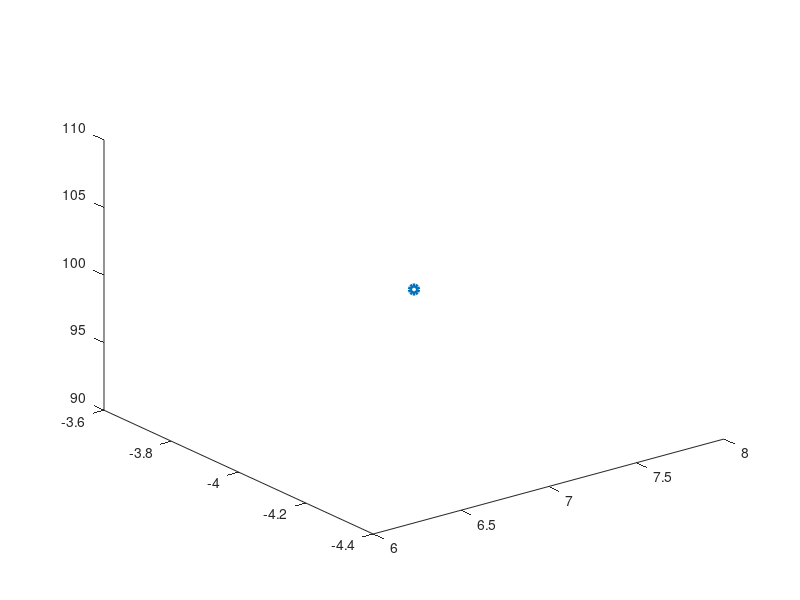

The MATLAB script that drew this image: (Note: this script raises an error after producing the figure.)
%this integration test script will test some 3D TDoA cases.

%% Equilateral triangle point is at the exact center of plane.
X=10;
x=7; %receiver location
y=-4; %receiver location
z=100;
R1=[0,0,0];
R2=[X,0,0.05];
R3=[X/2,X/2*sqrt(3),0.1];
R4=[X/2,-X/2*sqrt(3),-0.1];
expected=[x y z];

d1=sqrt((R1(1)-x)^2+(R1(2)-y)^2+(R1(3)-z)^2);
d2=sqrt((R2(1)-x)^2+(R2(2)-y)^2+(R2(3)-z)^2);
d3=sqrt((R3(1)-x)^2+(R3(2)-y)^2+(R3(3)-z)^2);
d4=sqrt((R4(1)-x)^2+(R4(2)-y)^2+(R4(3)-z)^2);

% distanceDiffs=abs([0 d1-d2 d1-d3 d1-d4; 0 0 d2-d3 d2-d4; 0 0 0 d3-d4; 0 0 0 0]);
distanceDiffs=abs([0 d1-d2 d1-d3; 0 0 d2-d3; 0 0 0]);

figure()
plot3(x,y,z,'o','linewidth',3);
hold on
location=TDoA([R1;R2;R3],distanceDiffs);
AssertToleranceMatrix(expected,location,0.001);

%% 
% clearvars
% figure()
% start=-100;
% stop=100;
% step=1;
% [x,y,z]=meshgrid(start:step:stop,start:step:stop,start:step:stop);
% V=sqrt(x.^2+y.^2+z.^2)-sqrt((x-10).^2+y.^2+z.^2);
% fv=isosurface(x,y,z,V,(sqrt(10065)-sqrt(10025)));
% p=patch(fv); % This is the key step. It involves getting the part of the volume corresponding to the surface defined by the equation
% set(p,'FaceColor','red','EdgeColor','none');
% daspect([1 1 1])
% view(3);
% camlight
%%
clearvars
syms x y z
Eqn1=sqrt(x^2+y^2+z^2)-sqrt((x-10)^2+y^2+z^2)-(sqrt(10065)-sqrt(10025));
figure()
fimplicit3(Eqn1,[-100 100 -100 100 -100 100])
% clearvars
% % figure()
% step=2;
% x=-100:step:100;
% x=repmat(x,[length(x) 1]);
% y=(-100:step:100)';
% y=repmat(y,[1 length(y)]);
% z=zeros(length(y),length(y));
% 
% for i=1:length(y)
%     for j=1:length(y)
%         z(i,j)=eq1(x(i,j),y(i,j));
%         z2(i,j)=eq2(x(i,j),y(i,j));
%     end
% end
% 
% figure()
% surf(x,y,real(z))
% hold on
% surf(x,y,real(z2))
% 
% %% 
% % syms x y
% % Eqn1=sqrt(x^2+y^2)-sqrt((x-10)^2+y^2)-(sqrt(65)-sqrt(25));
% % Eqn2=x^2-y^2-1;
% figure()
% x=-100:step:100;
% y=zeros(1,length(x));
% y2=zeros(1,length(x));
% for i=1:length(x)
%     y(i)=eq3(x(i));
%     y2(i)=eq3(x(i));
% end
% plot(x,y)
% hold on
% plot(x,y2)
% 
% 
% % fimplicit3(Eqn);
% function out=eq1(x,y)
% %     out=sqrt(x^2+y^2+z^2)-sqrt((x-10)^2+y^2+z^2)-(sqrt(10065)-sqrt(10025));
% 
% %  out=-0.5*(- 3.9914429098230409335948794802614*x^2 + 39.914429098230409335948794802614*x - 4.0*y^2 + 46545.075992287379074203123566807)^(1/2);
%  out= 0.5*(- 3.9914429098230409335948794802614*x^2 + 39.914429098230409335948794802614*x - 4.0*y^2 + 46545.075992287379074203123566807)^(1/2);
% 
% end
% 
% % fimplicit3(Eqn);
% function out=eq2(x,y)
% %     out=sqrt(x^2+y^2+z^2)-sqrt((x-10)^2+y^2+z^2)-(sqrt(10065)-sqrt(10025));
% 
%  out=-0.5*(- 3.9914429098230409335948794802614*x^2 + 39.914429098230409335948794802614*x - 4.0*y^2 + 46545.075992287379074203123566807)^(1/2);
% %  out= 0.5*(- 3.9914429098230409335948794802614*x^2 + 39.914429098230409335948794802614*x - 4.0*y^2 + 46545.075992287379074203123566807)^(1/2);
% 
% end
% 
% function out=eq3(x)
% out=  0.5*(0.0000000000000000000000000078064452122133773877786138087918*(70368744177664.0*x - 459587336936365.0)*(70368744177664.0*x - 244100104840275.0))^(1/2);
% 
% end
% 
% function out=eq4(x)
% out= -0.5*(0.0000000000000000000000000078064452122133773877786138087918*(70368744177664.0*x - 459587336936365.0)*(70368744177664.0*x - 244100104840275.0))^(1/2);
% 
% end